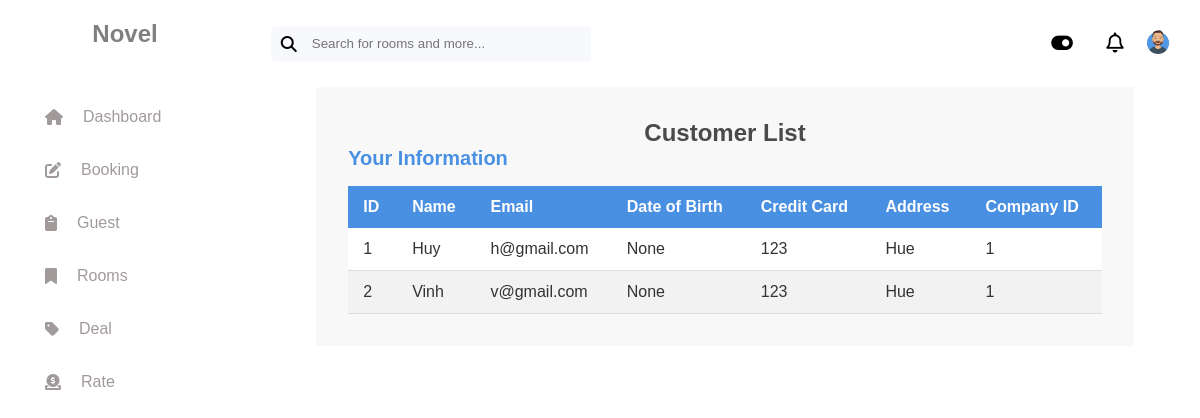
The page /customer (signed in) on the database as committed earlier.
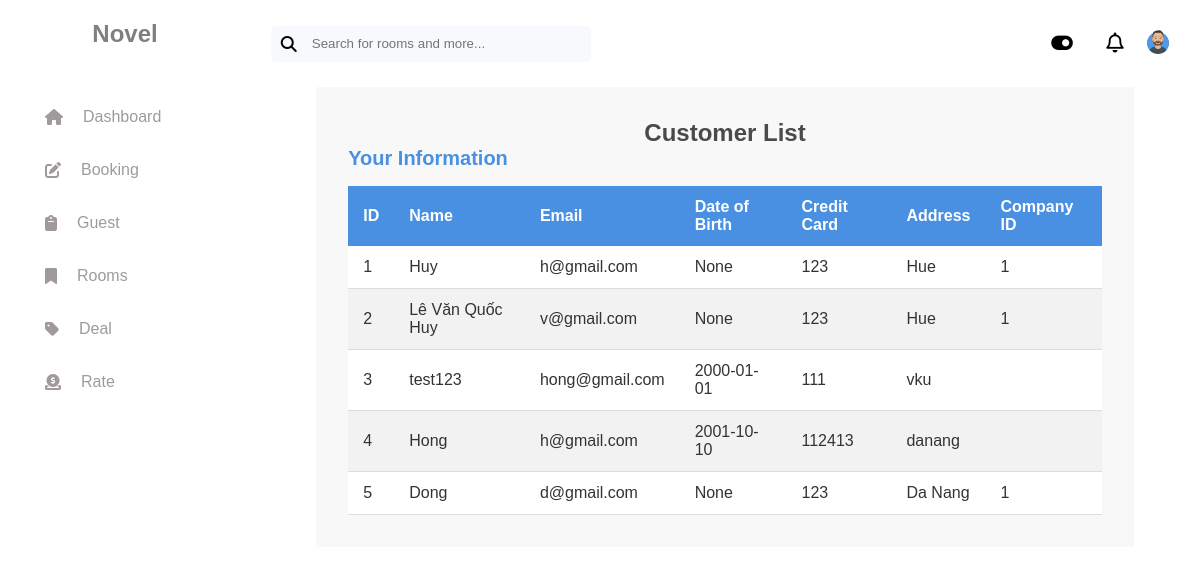
The same page on the database as committed later.
### tables this page shows
CREATE TABLE customer (
  customer_id INTEGER PRIMARY KEY AUTOINCREMENT,
  name TEXT NOT NULL,
  email TEXT,
  dob DATE,
  credit_card TEXT,
  address TEXT,
  company_id INTEGER
);

### app.py (the view)
@app.route('/customer', methods=["GET"])
def customer():
    try:
        conn = get_db_connection()
        customers = conn.execute("""SELECT *
                                    FROM customer""").fetchall()
        conn.close()
        if not customers:
            flash("No customer data!", "error")
            return redirect(url_for('index'))
        return render_template('customer.html', customers=customers)
    except Exception as e:
        flash(f"An error has occurred: {str(e)}", "error")
        return redirect(url_for('index'))

### app.py (called while the page is built)
@app.before_request
def check_authentication():
    if request.endpoint not in ['login', 'register', 'static'] and not session.get("logged_in"):
        return redirect(url_for("login"))

### database/database_function.py (called while the page is built)
def get_db_connection():
    conn = sqlite3.connect('hotel1.db')
    conn.row_factory = sqlite3.Row
    return conn

### templates/customer.html
{% extends "layout.html" %} {% block stylesheets %}
<link rel="stylesheet" href="{{ url_for('static', filename='customer.css') }}" />
{% endblock %} {% block content %}
<div class="container">
    <h1>Customer List</h1>
    {% if customers %}
    <h3>Your Information</h3>
    <div class="table-responsive">
        <table class="table">
            <thead>
                <tr>
                    <th>ID</th>
                    <th>Name</th>
                    <th>Email</th>
                    <th>Date of Birth</th>
                    <th>Credit Card</th>
                    <th>Address</th>
                    <th>Company ID</th>
                </tr>
            </thead>
            <tbody>
                {% for customer in customers %}
                <tr>
                    <td>{{ customer['customer_id'] }}</td>
                    <td>{{ customer['name'] }}</td>
                    <td>{{ customer['email'] }}</td>
                    <td>{{ customer['dob'] }}</td>
                    <td>{{ customer['credit_card'] }}</td>
                    <td>{{ customer['address'] }}</td>
                    <td>{{ customer['company_id'] }}</td>
                </tr>
                {% endfor %}
            </tbody>
        </table>
    </div>
    {% else %}
    <p>No customer data to display.</p>
    {% endif %}
</div>
{% endblock %}

Rows that differ between the two databases and show on the page:
changed customer "v@gmail.com": name "Vinh" → "Lê Văn Quốc Huy"
added customer: customer_id "3", name "test123", email "hong@gmail.com", dob "2000-01-01", credit_card "111", address "vku"
added customer: customer_id "4", name "Hong", email "h@gmail.com", dob "2001-10-10", credit_card "112413", address "danang"
added customer: customer_id "5", name "Dong", email "d@gmail.com", dob "None", credit_card "123", address "Da Nang", company_id "1"
